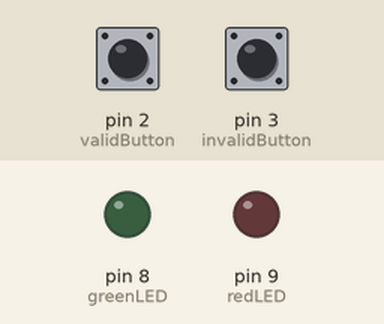
Bench run of a sketch on a simulated Arduino Uno, built with avr-gcc and run on an emulated ATmega328P. Shown: output pins drawn as LEDs (lit = HIGH). The test bench sets the inputs (shaded band); at power-on: pin 2 (validButton) HIGH, pin 3 (invalidButton) HIGH.

Above: at 1.2 s.
1.3 s: pin 2 (validButton) pulled LOW for 0.15 s
At 1.6 s:
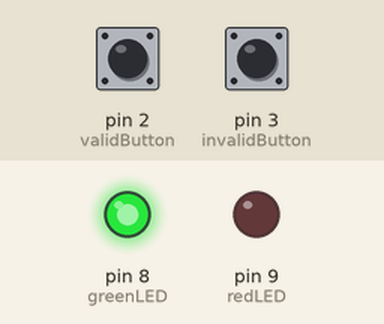
2.9 s: pin 3 (invalidButton) pulled LOW for 0.15 s
At 4.1 s:
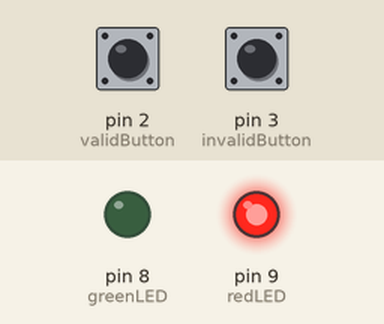
4.5 s: pin 2 (validButton) pulled LOW for 1 s
At 5.3 s:
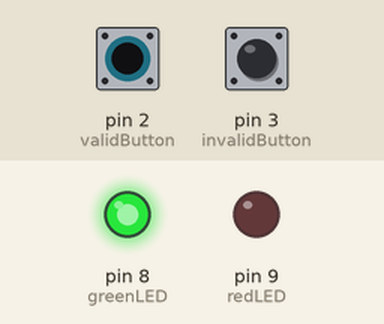
7.0 s: pin 3 (invalidButton) pulled LOW for 1 s
At 8.4 s:
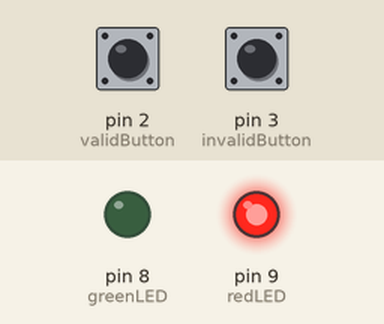
Timing chart, 0 to 10.0 s (numbered marks = the images above; inputs shaded):
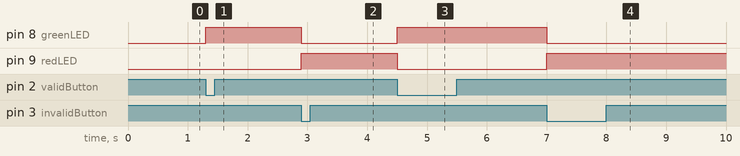

Measured:
- after the input at 1.3 s, pin 8 (greenLED): LOW → HIGH at once
- after the input at 2.9 s, pin 8 (greenLED): HIGH → LOW at once; pin 9 (redLED): LOW → HIGH at once
- after the input at 4.5 s, pin 8 (greenLED): LOW → HIGH at once; pin 9 (redLED): HIGH → LOW at once
- after the input at 7.0 s, pin 8 (greenLED): HIGH → LOW at once; pin 9 (redLED): LOW → HIGH at once

The sketch:

biometric.ino
```cpp
const int validButton = 2;
const int invalidButton = 3;

const int greenLED = 8;
const int redLED = 9;

void setup() {
  pinMode(validButton, INPUT_PULLUP);
  pinMode(invalidButton, INPUT_PULLUP);

  pinMode(greenLED, OUTPUT);
  pinMode(redLED, OUTPUT);

  digitalWrite(greenLED, LOW);
  digitalWrite(redLED, LOW);
}

void loop() {

  // Valid fingerprint simulation
  if (digitalRead(validButton) == LOW) {
    digitalWrite(greenLED, HIGH);
    digitalWrite(redLED, LOW);

    delay(300);
  }

  // Invalid fingerprint simulation
  if (digitalRead(invalidButton) == LOW) {
    digitalWrite(greenLED, LOW);
    digitalWrite(redLED, HIGH);

    delay(300);
  }
}
```
